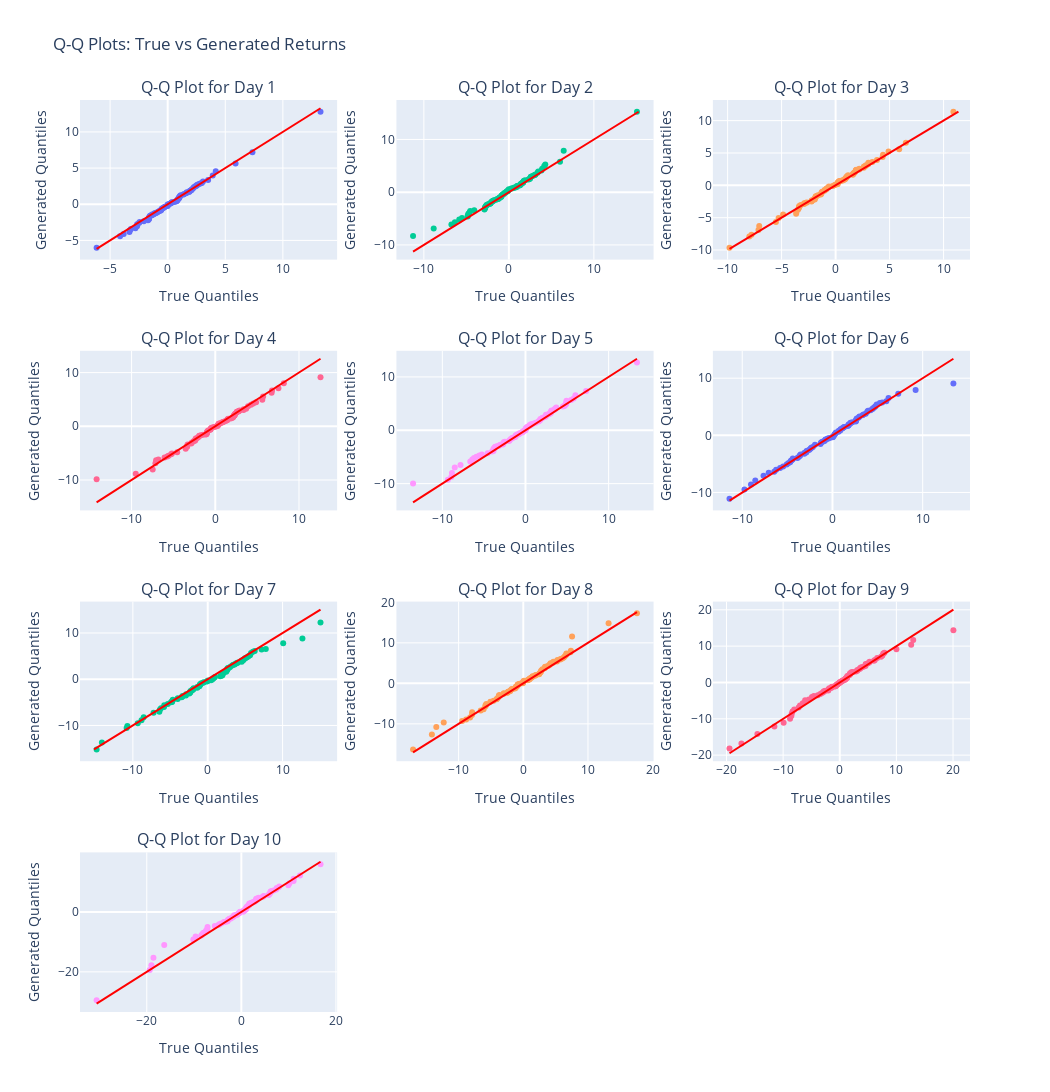

Write notebook code for a chart like this one.
### Code cell
pl.qq_plot(rounded_returns, kde_returns)
